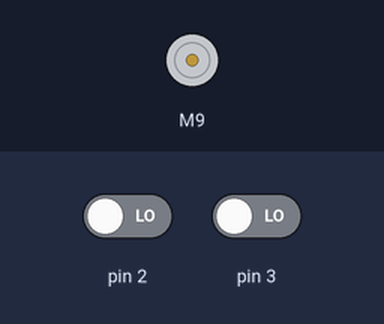
A sketch run on a simulated Arduino Uno, built with avr-gcc and run on an emulated ATmega328P. Shown: DC motor (green arrow = forward, orange = backward, longer = faster). Inputs (shaded band) come from the test bench; at power-on: pin 2 LOW, pin 3 LOW. What the sketch prints to the serial monitor is not drawn.

Above: at 0.49 s.
Timing chart, 0 to 3.0 s (numbered marks = the images above):
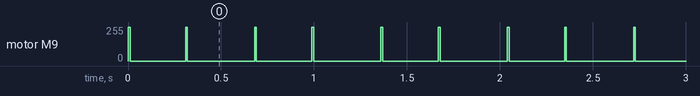

Measured:
- by itself, motor M9: alternates forward 255/255 for 0.01 s and stopped for 0.33 s

The sketch:

sketch_feb14a.ino
```cpp
#include <L293.h>

const int LEFT_EN = 8;
const int LEFT1 = 9;
const int LEFT2 = 10;
const int RIGHT_EN = 13;
const int RIGHT1 = 11;
const int RIGHT2 = 12;
L293 lmotor(LEFT_EN, LEFT1, LEFT2);
L293 rmotor(RIGHT_EN, RIGHT1, RIGHT2);

int lspin = 0;
int rspin = 0;
int lprev = 0;
int rprev = 0;

float kp = 1;
float kd = 10;

float radius = 30;
float width = 150;

int lspeed = 0;
int rspeed = 0;
int counts = 1200;


void Rturn(float angle){
  lprev = lspin;
  float dist = 2*3.14159*width*angle/360;
  float countsToTurn = counts*dist/(2*3.14159*radius);
  while (lspin < (lprev + countsToTurn)){
    Serial.print(lspin-lprev-countsToTurn);
    lmotor.forward(255);
    delay(10);
    lmotor.stop();
    delay(10);
  }
  lmotor.stop();
}

void setup() {
  Serial.begin(9600);
  attachInterrupt(digitalPinToInterrupt(2), Ltrack, HIGH);
  attachInterrupt(digitalPinToInterrupt(3), Rtrack, HIGH);
  // put your setup code here, to run once:

}

void Ltrack(){
  lspin++;
}
void Rtrack(){
  rspin++;
}

void run(int speed){
  lmotor.forward(speed);
  rmotor.forward(speed);
}
int lm = 0;
int lm2 = 0;
void loop() {
  Rturn(90);
  Serial.print("done");
  delay(10000);
  // put your main code here, to run repeatedly:

}
```
